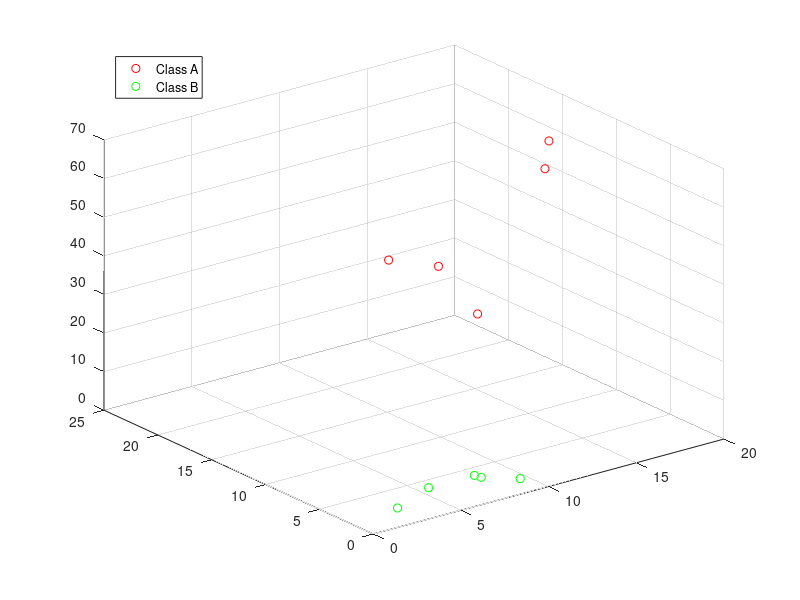

The MATLAB script that drew this image: (Note: this script raises an error after producing the figure.)
% Data
X = [5 3 2;
     2 1 3;
     7 2 4;
     8 3 1;
     9 1 2;
     15 23 23;
     17 18 13;
     18 13 63;
     16 20 24;
     19, 15 52];

% Labels of the data for each class
y = [1;
     1;
     1;
     1;
     1;
     -1;
     -1;
     -1;
     -1;
     -1];

% Plot 3D
scatter3(X(y == -1,1),X(y == -1,2), X(y == -1,3), 'r');
hold on
scatter3(X(y == 1,1), X(y == 1,2), X(y == 1,3), 'g');
grid on
legend('Class A', 'Class B', 'location', 'northwest')

% Tuning parameters
C = 1;              % For upper boundary limit
lambda = 1;         % Regularization (Makes it faster to solve the quadratic programming)

% Compute weigths, bias and find accuracy
[w, b, accuracy, solution] = lsvm(X, y, C, lambda);

% Definiera området för 3D-plot
x1Range = linspace(min(X(:,1))-1, max(X(:,1))+1, 50);
x2Range = linspace(min(X(:,2))-1, max(X(:,2))+1, 50);
[x1Grid, x2Grid] = meshgrid(x1Range, x2Range);
x3Grid = (-w(1)*x1Grid - w(2)*x2Grid - b) / w(3);

% Plot the hyperplane
surf(x1Grid, x2Grid, x3Grid, 'FaceAlpha', 0.5);
colormap(gray);
legend('Class A', 'Class B', 'Separation', 'location', 'northwest')

% Classify
x_unknown = [15; 5; 7];
class_ID = sign(w*x_unknown + b)
if(class_ID > 0)
  disp('x_unknown class A')
else
  disp('x_unknown is class B')
end
